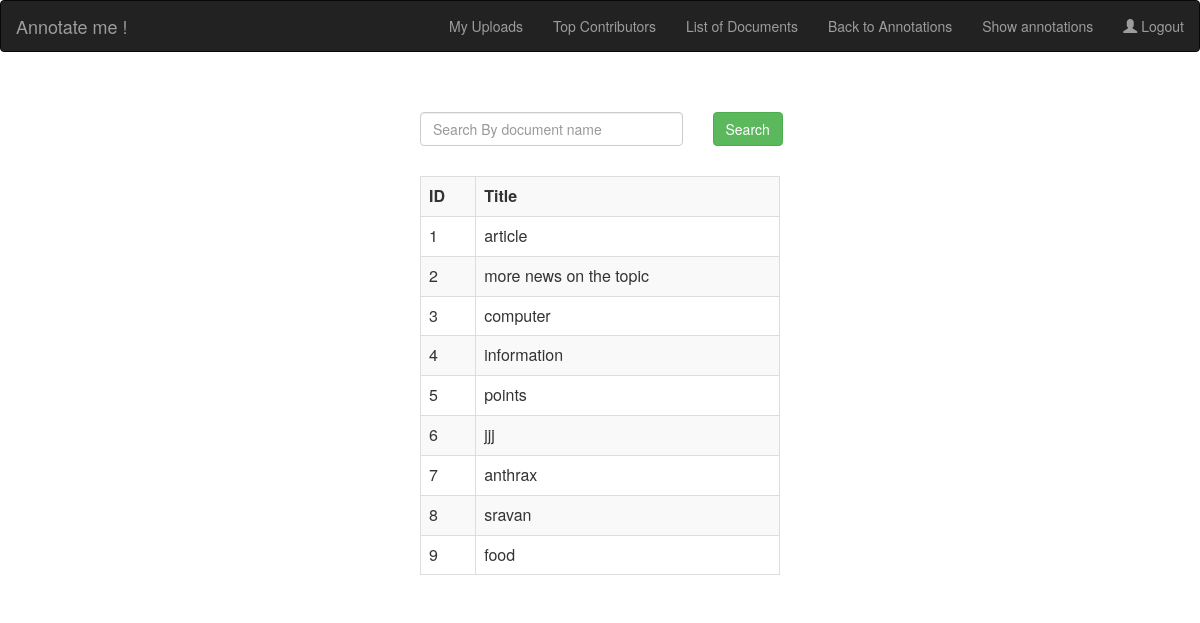
The app's page /Website/show_doc.php (signed in) with its own data.
### tables this page shows
CREATE TABLE `paragraphs` (
  `id` int(11) NOT NULL,
  `paragraph` longtext NOT NULL,
  `username` varchar(50) NOT NULL,
  `title` varchar(200) NOT NULL
);

### Website/core.inc.php (called while the page is built, shortened)
<?php
if(!function_exists("getuserfield"))
{
function getuserfield($field)
{
	$connect = mysqli_connect('localhost','root','','annotated_words');
	$query="SELECT $field FROM users WHERE id='".$_SESSION['user_id']."'";
if($r=$connect->query($query))
{
    $row = $r->fetch_assoc()[$field];
	return $row;
}
	}
}
?>

### Website/show_doc.php (the view, shortened to what this page needs)
<?php
require_once 'core.inc.php';
$username = getuserfield('username');
      ?>
 <html>
<head>
<link href="bootstrap-3.3.6-dist/css/bootstrap.min.css" rel="stylesheet" />
  <link rel="stylesheet" href="//code.jquery.com/ui/1.11.4/themes/smoothness/jquery-ui.css">
<link rel="stylesheet" href="Animations/animate.css">
</head>
<body>
<nav class="navbar navbar-inverse">
<div class="container-fluid">
<div class="navbar-header">
<a class="navbar-brand" href="main.php">Annotate me !</a>
</div>
<ul class="nav navbar-nav navbar-right">
<?php
if($username == "ashish_anand")
{
  echo "<li> <a  href='show_all_annotations.php'>All annotations</a></li>";
    echo "<li> <a  href='show_uploads.php'>Show Uploads</a></li>";
    echo "<li> <a  href='show_part.php'>Document wise annotations</a></li>";
}
else
  echo "<li> <a  href='my_uploads.php'>My Uploads</a></li>";
?>
 <li>
                        <a  href="top_contributors.php">Top Contributors</a>
  </li>
  <li><a href="show_doc.php">List of Documents</a></li>
<li><a href="annotate.php">Back to Annotations</a></li>
<li><a href="show.php">Show annotations</a></li>
<li><a href="logout.php"><span class="glyphicon glyphicon-user"></span> Logout</a></li>
</ul>
</div>
</nav>
<div class = "container">
<form method  ="post" class = "form-group" action = "annotate.php">
<br><br>
<div class = "row">
 <div class="wow bounceInLeft center">
 <div class = "col-md-3 col-md-offset-4">
<div class = "form-group">
  <input type = "text" class = "form-control" name = "doc_text" placeholder="Search By document name" />
  </div>
</div></div>
<div class="wow bounceInRight center">
<div class = "col-md-1 ">
  <input type = "submit" value ="Search" class = "btn btn-success" name = "doc_search" />
 </div>
</div>
</div>
</form>
<div class = "row">
<div class="wow bounceInUp">
<div class = "col-md-4 col-md-offset-4">
<?php
 $flag =1;
$query  = "SELECT * FROM paragraphs";
  $result = $connect->query($query);
  if($result->num_rows != 0)
  {
    echo '<table class="table table-striped table-bordered table-hover">';
    echo "<tr><th>ID</th><th>Title</th></tr>";
    while($row = $result->fetch_assoc())
    {
      echo "<tr><td>";
      echo $flag;
      $flag = $flag +1;
      echo "</td><td>";
      echo $row['title'];
      echo "</td></tr>";
    }
  }
  ?>
</div>
</div>
</div>
</div>
</body>
 </html>

### records on screen
paragraphs: title "article"
paragraphs: title "more news on the topic"
paragraphs: title "computer"
paragraphs: title "information"
paragraphs: title "points"
paragraphs: title "jjj"
paragraphs: title "anthrax"
paragraphs: title "sravan"
paragraphs: title "food"
